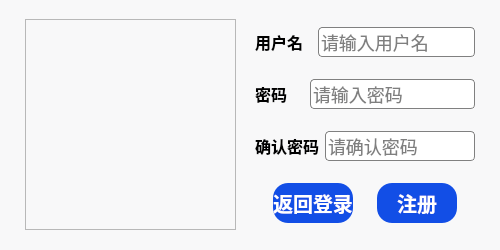
<?xml version="1.0" encoding="UTF-8"?>
<ui version="4.0">
 <class>Form</class>
 <widget class="QWidget" name="Form">
  <property name="geometry">
   <rect>
    <x>0</x>
    <y>0</y>
    <width>500</width>
    <height>250</height>
   </rect>
  </property>
  <property name="minimumSize">
   <size>
    <width>500</width>
    <height>250</height>
   </size>
  </property>
  <property name="windowTitle">
   <string>注册</string>
  </property>
  <property name="styleSheet">
   <string notr="true">QWidget#Form{background-color:#F8F8F9;}</string>
  </property>
  <layout class="QHBoxLayout" name="horizontalLayout_5">
   <item>
    <spacer name="horizontalSpacer">
     <property name="orientation">
      <enum>Qt::Horizontal</enum>
     </property>
     <property name="sizeHint" stdset="0">
      <size>
       <width>40</width>
       <height>20</height>
      </size>
     </property>
    </spacer>
   </item>
   <item>
    <widget class="QFrame" name="frame">
     <property name="minimumSize">
      <size>
       <width>211</width>
       <height>211</height>
      </size>
     </property>
     <property name="maximumSize">
      <size>
       <width>211</width>
       <height>211</height>
      </size>
     </property>
     <property name="styleSheet">
      <string notr="true">background-image:url(c:/users/jeff/desktop/first/ui/1.jpg);</string>
     </property>
     <property name="frameShape">
      <enum>QFrame::StyledPanel</enum>
     </property>
     <property name="frameShadow">
      <enum>QFrame::Raised</enum>
     </property>
    </widget>
   </item>
   <item>
    <spacer name="horizontalSpacer_2">
     <property name="orientation">
      <enum>Qt::Horizontal</enum>
     </property>
     <property name="sizeHint" stdset="0">
      <size>
       <width>40</width>
       <height>20</height>
      </size>
     </property>
    </spacer>
   </item>
   <item>
    <layout class="QVBoxLayout" name="verticalLayout">
     <item>
      <layout class="QHBoxLayout" name="horizontalLayout">
       <item>
        <widget class="QLabel" name="unlabel">
         <property name="sizePolicy">
          <sizepolicy hsizetype="Preferred" vsizetype="Preferred">
           <horstretch>1</horstretch>
           <verstretch>0</verstretch>
          </sizepolicy>
         </property>
         <property name="font">
          <font>
           <family>幼圆</family>
           <pointsize>12</pointsize>
           <weight>75</weight>
           <bold>true</bold>
          </font>
         </property>
         <property name="text">
          <string>用户名  </string>
         </property>
        </widget>
       </item>
       <item>
        <widget class="QLineEdit" name="usernamebox">
         <property name="sizePolicy">
          <sizepolicy hsizetype="Expanding" vsizetype="Fixed">
           <horstretch>6</horstretch>
           <verstretch>0</verstretch>
          </sizepolicy>
         </property>
         <property name="minimumSize">
          <size>
           <width>150</width>
           <height>30</height>
          </size>
         </property>
         <property name="styleSheet">
          <string notr="true">QLineEdit{border-width:1px;border-radius:4px;font-size:18px;color:black;border:1px solid gray;}
QLineEdit:hover{border-width:1px;border-radius:4px;font-size:18px;color:black;border:1px solid rgb(70,200,50);}</string>
         </property>
         <property name="placeholderText">
          <string>请输入用户名</string>
         </property>
        </widget>
       </item>
      </layout>
     </item>
     <item>
      <layout class="QHBoxLayout" name="horizontalLayout_2">
       <item>
        <widget class="QLabel" name="pwdlabel">
         <property name="sizePolicy">
          <sizepolicy hsizetype="Preferred" vsizetype="Preferred">
           <horstretch>1</horstretch>
           <verstretch>0</verstretch>
          </sizepolicy>
         </property>
         <property name="font">
          <font>
           <family>幼圆</family>
           <pointsize>12</pointsize>
           <weight>75</weight>
           <bold>true</bold>
          </font>
         </property>
         <property name="text">
          <string>密码    </string>
         </property>
        </widget>
       </item>
       <item>
        <widget class="QLineEdit" name="pwdbox">
         <property name="sizePolicy">
          <sizepolicy hsizetype="Expanding" vsizetype="Fixed">
           <horstretch>6</horstretch>
           <verstretch>0</verstretch>
          </sizepolicy>
         </property>
         <property name="minimumSize">
          <size>
           <width>150</width>
           <height>30</height>
          </size>
         </property>
         <property name="styleSheet">
          <string notr="true">QLineEdit{border-width:1px;border-radius:4px;font-size:18px;color:black;border:1px solid gray;}
QLineEdit:hover{border-width:1px;border-radius:4px;font-size:18px;color:black;border:1px solid rgb(70,200,50);}</string>
         </property>
         <property name="echoMode">
          <enum>QLineEdit::Password</enum>
         </property>
         <property name="placeholderText">
          <string>请输入密码</string>
         </property>
        </widget>
       </item>
      </layout>
     </item>
     <item>
      <layout class="QHBoxLayout" name="horizontalLayout_3">
       <item>
        <widget class="QLabel" name="pwdconlabel">
         <property name="sizePolicy">
          <sizepolicy hsizetype="Preferred" vsizetype="Preferred">
           <horstretch>1</horstretch>
           <verstretch>0</verstretch>
          </sizepolicy>
         </property>
         <property name="font">
          <font>
           <family>幼圆</family>
           <pointsize>12</pointsize>
           <weight>75</weight>
           <bold>true</bold>
          </font>
         </property>
         <property name="text">
          <string>确认密码</string>
         </property>
        </widget>
       </item>
       <item>
        <widget class="QLineEdit" name="pwdconbox">
         <property name="sizePolicy">
          <sizepolicy hsizetype="Expanding" vsizetype="Fixed">
           <horstretch>6</horstretch>
           <verstretch>0</verstretch>
          </sizepolicy>
         </property>
         <property name="minimumSize">
          <size>
           <width>150</width>
           <height>30</height>
          </size>
         </property>
         <property name="styleSheet">
          <string notr="true">QLineEdit{border-width:1px;border-radius:4px;font-size:18px;color:black;border:1px solid gray;}
QLineEdit:hover{border-width:1px;border-radius:4px;font-size:18px;color:black;border:1px solid rgb(70,200,50);}</string>
         </property>
         <property name="echoMode">
          <enum>QLineEdit::Password</enum>
         </property>
         <property name="placeholderText">
          <string>请确认密码</string>
         </property>
        </widget>
       </item>
      </layout>
     </item>
     <item>
      <layout class="QHBoxLayout" name="horizontalLayout_4">
       <item>
        <widget class="QPushButton" name="gobackbtn">
         <property name="sizePolicy">
          <sizepolicy hsizetype="Maximum" vsizetype="Fixed">
           <horstretch>0</horstretch>
           <verstretch>0</verstretch>
          </sizepolicy>
         </property>
         <property name="minimumSize">
          <size>
           <width>80</width>
           <height>40</height>
          </size>
         </property>
         <property name="styleSheet">
          <string notr="true">QPushButton{background:#124EE6;border-radius:15px;font:bold;
font-size:20px;font-family:幼圆;color:#FFFFFF}
QPushButton:hover{background:#1B69E0;}</string>
         </property>
         <property name="text">
          <string>返回登录</string>
         </property>
        </widget>
       </item>
       <item>
        <widget class="QPushButton" name="regbtn">
         <property name="sizePolicy">
          <sizepolicy hsizetype="Maximum" vsizetype="Fixed">
           <horstretch>0</horstretch>
           <verstretch>0</verstretch>
          </sizepolicy>
         </property>
         <property name="minimumSize">
          <size>
           <width>80</width>
           <height>40</height>
          </size>
         </property>
         <property name="styleSheet">
          <string notr="true">QPushButton{background:#124EE6;border-radius:15px;font:bold;
font-size:20px;font-family:幼圆;color:#FFFFFF}
QPushButton:hover{background:#1B69E0;}</string>
         </property>
         <property name="text">
          <string>注册</string>
         </property>
        </widget>
       </item>
      </layout>
     </item>
    </layout>
   </item>
   <item>
    <spacer name="horizontalSpacer_3">
     <property name="orientation">
      <enum>Qt::Horizontal</enum>
     </property>
     <property name="sizeHint" stdset="0">
      <size>
       <width>40</width>
       <height>20</height>
      </size>
     </property>
    </spacer>
   </item>
  </layout>
 </widget>
 <resources/>
 <connections/>
</ui>
